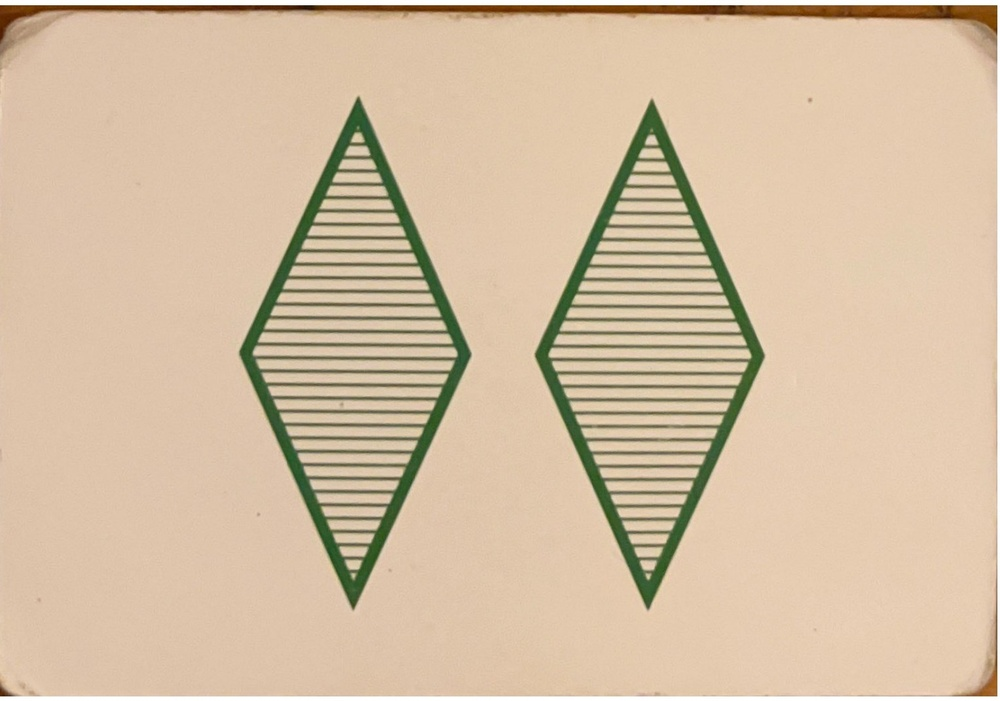
#> input picture Python Calc/custom_data copy/Green Doubles 2.pdf/2212.jpg, 1000 x 701 px, shrunk from 1527 x 1071 before the run, given in place of the camera
$ python camera.py
#> lines starting #> are read from the running program, lines starting #| are printed output that depends on the picture; after the words box and inside, x2 and y2 are one past the last pixel; in counts of white or black regions, pixels touching at a corner belong together
import numpy as py;
import cv2 as cv;

cap = cv.VideoCapture(0)

def aspect_ratio(cnt): #x, y is the coord of top left, w, h is the rectangle
    _, _, w, h = cv.boundingRect(cnt)
    return max(float(w) / h, float(h)/w)


#https://www.kaggle.com/datasets/kwisatzhaderach/set-cards
#https://web.stanford.edu/class/cs231a/prev_projects_2021/CS231A_Project_Progress_Report__1_.pdf
#https://towardsdatascience.com/canny-edge-detection-step-by-step-in-python-computer-vision-b49c3a2d8123?gi=6e86a2a69045
# need image segmentation
while True:

    ret, frame = cap.read(0)
#> frame is the input picture: shape (701, 1000, 3); mean B, G, R 163.3, 190.3, 212.4

    if not ret:
        print("unable to capture frame.")
        break

    # card segmentation:


    gray_img = cv.cvtColor(frame, cv.COLOR_BGR2GRAY)
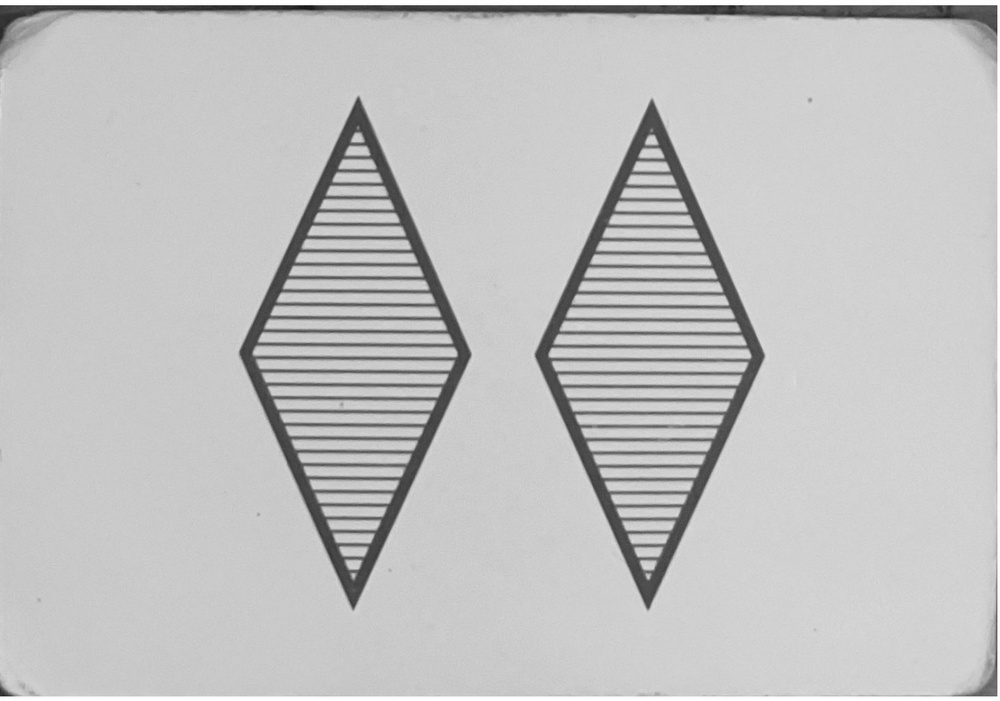
#> gray_img: shape (701, 1000); min 18, max 255, mean 193.9

    #thresholding the image
    #thresholding is when the pixel is higher than a value, it turns white(indicating foreground), otherwise turns black
    _, thresh = cv.threshold(gray_img, 150, 255, cv.THRESH_BINARY)
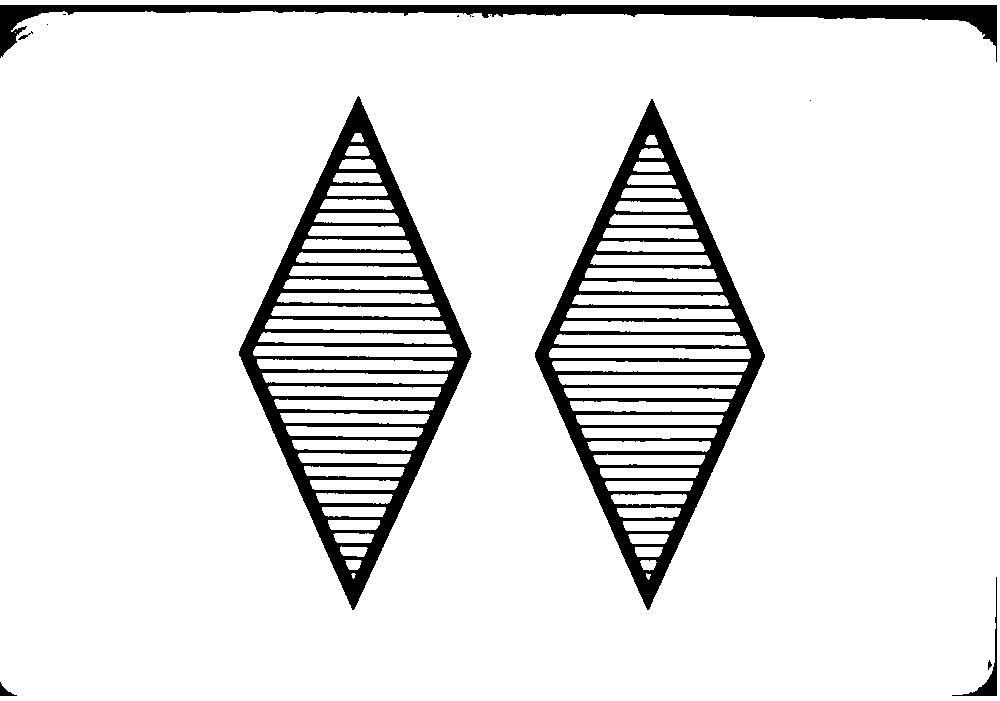
#> thresh: shape (701, 1000); 91% white; 13 black regions (6 under 20 px)

    #Find countours
    contours, _ = cv.findContours(thresh, cv.RETR_TREE, cv.CHAIN_APPROX_SIMPLE)#only retreve the contours that form an outline
#> contours = 84 contours, 12 with area under 20; largest, box (x1, y1, x2, y2) and area: (0, 0, 1000, 701) 687368, (238, 95, 473, 611) 60990, (534, 98, 766, 611) 60019, (549, 348, 751, 359) 1800, (253, 346, 457, 357) 1772
    contour_img = frame.copy()


    filtered_contours = []
    for contour in contours:
        if 1.1 < aspect_ratio(contour) < 1.9:
            epsilon = 0.03 * cv.arcLength(contour, True)
            approx = cv.approxPolyDP(contour, 0.03 * cv.arcLength(contour, True), True)
            if len(approx) == 4:
                filtered_contours.append(approx)
#> this loop made 84 passes
#> (w in aspect_ratio, h in aspect_ratio, epsilon, approx) on pass 43: (17, 10, 1.34, [[345, 560], [349, 569], [357, 569], [361, 561]])
#> (w in aspect_ratio, h in aspect_ratio, epsilon) on passes 2, 7, 8, 40, 42: (1000, 701, 167.7), (5, 7, 0.512), (17, 11, 1.41), (13, 10, 1.12), (5, 6, 0.435)
#> after the loop, filtered_contours = [[[345, 560], [349, 569], [357, 569], [361, 561]]]


    # aspect_filtered_contour = [contour for contour in contours if cv.isContourConvex(contour)]

    cv.drawContours(contour_img, filtered_contours, -1, (0, 255, 0), 10)
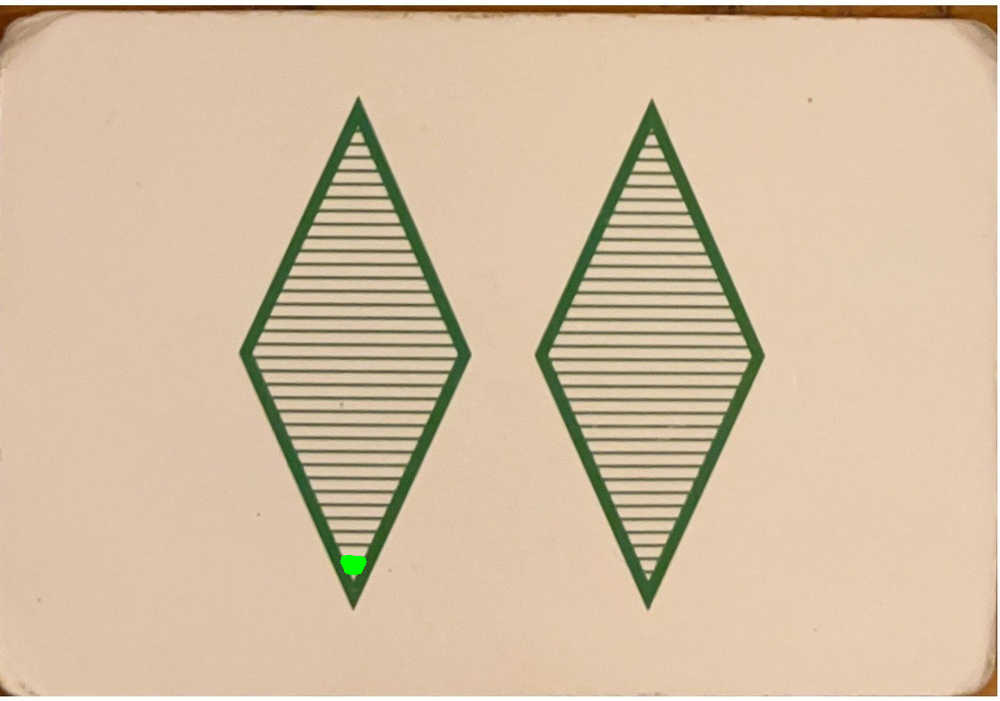
#> contour_img: shape (701, 1000, 3); 0.06% of pixels changed, all inside (x1, y1, x2, y2) = (340, 555, 367, 575)

    cv.imshow("original", frame)


    #display the frames
    if cv.waitKey(1) == ord("q"):
#> (key q is pressed here)
        break


cap.release()
cv.destroyAllWindows()

$ run again, on Python Calc/custom_data copy/Green Doubles 2.pdf/2213.jpg
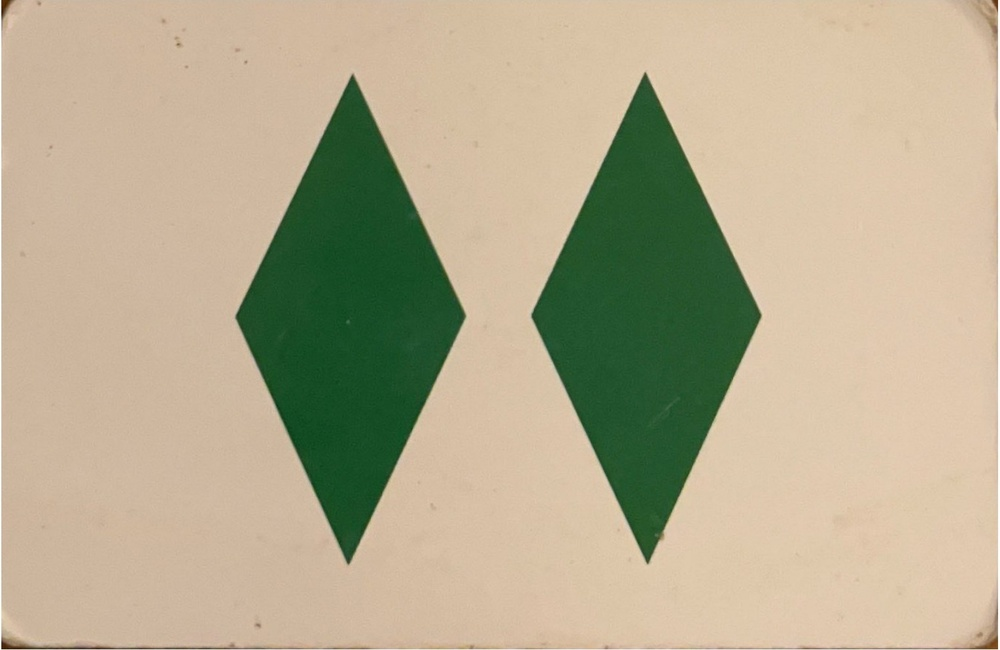
#> input picture Python Calc/custom_data copy/Green Doubles 2.pdf/2213.jpg, 1000 x 650 px, shrunk from 1529 x 994 before the run, given in place of the camera
#> frame is the input picture: shape (650, 1000, 3); mean B, G, R 143.9, 172, 181.6
#> `_, thresh = cv.threshold(gray_img, 150, 255, cv.THRESH_BINARY)`:
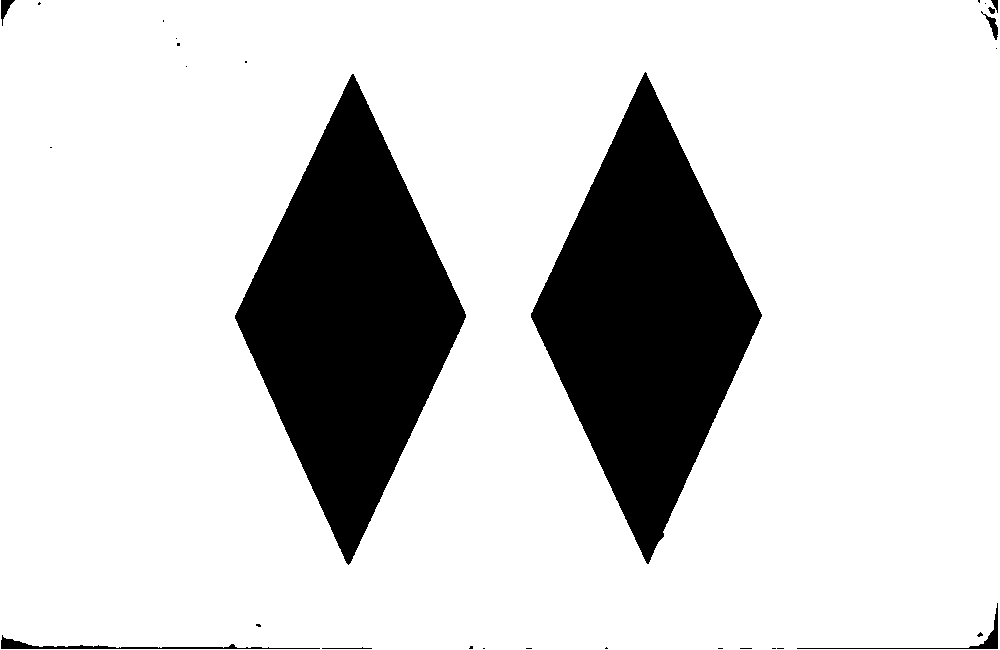
#> thresh: shape (650, 1000); 82% white; 29 black regions (20 under 20 px)
#> contours = 28 contours, 18 with area under 20; largest, box (x1, y1, x2, y2) and area: (0, 0, 1000, 650) 648117, (234, 73, 467, 566) 57978, (530, 71, 763, 565) 57812, (0, 634, 321, 650) 1156, (796, 602, 999, 650) 746
#> the loop `for contour in contours:` made 28 passes
#> (w in aspect_ratio, h in aspect_ratio, epsilon, approx) on passes 1, 24: (1000, 650, 100.9, [[0, 0], [0, 649], [999, 649], [999, 0]]), (17, 28, 2.23, [[983, 13], [996, 19], [996, 40]])
#> after the loop `for contour in contours:`: filtered_contours = [[[0, 0], [0, 649], [999, 649], [999, 0]]]
#> `cv.drawContours(contour_img, filtered_contours, -1, (0, 255, 0), 10)`:
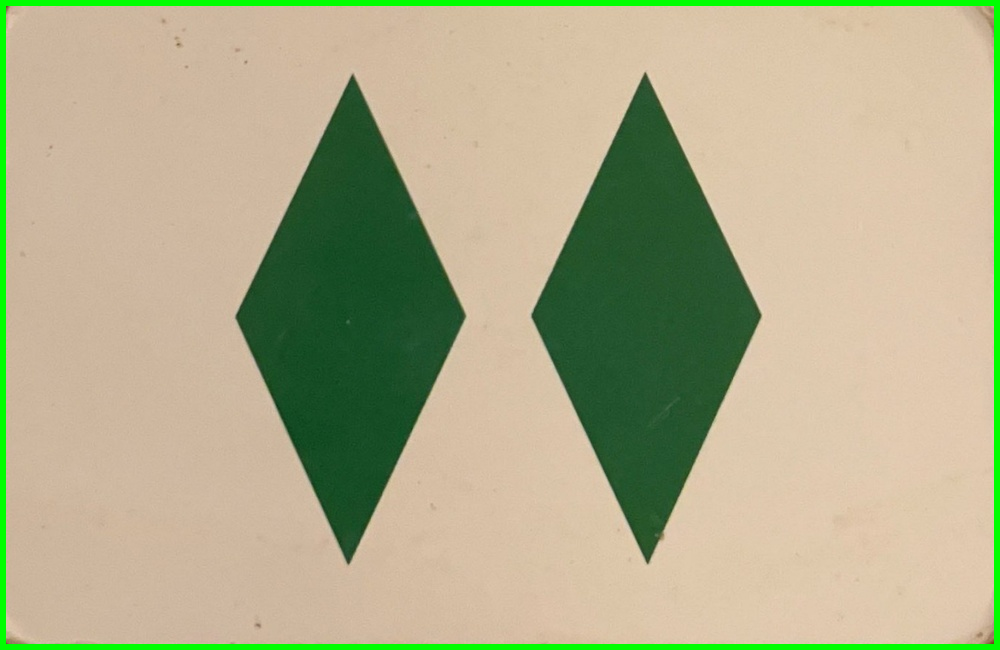
#> contour_img: shape (650, 1000, 3); 3.02% of pixels changed, all inside (x1, y1, x2, y2) = (0, 0, 1000, 650)

$ run again, on Python Calc/custom_data copy/Green Doubles 2.pdf/2221.jpg
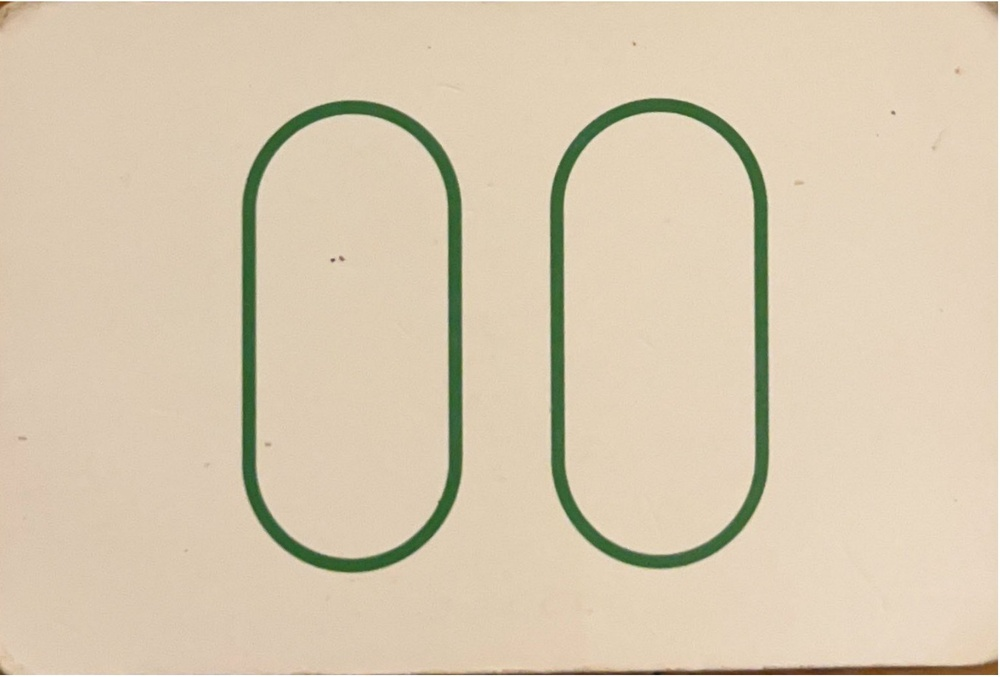
#> input picture Python Calc/custom_data copy/Green Doubles 2.pdf/2221.jpg, 1000 x 677 px, shrunk from 1525 x 1033 before the run, given in place of the camera
#> frame is the input picture: shape (677, 1000, 3); mean B, G, R 176.8, 201.7, 216.5
#> `_, thresh = cv.threshold(gray_img, 150, 255, cv.THRESH_BINARY)`:
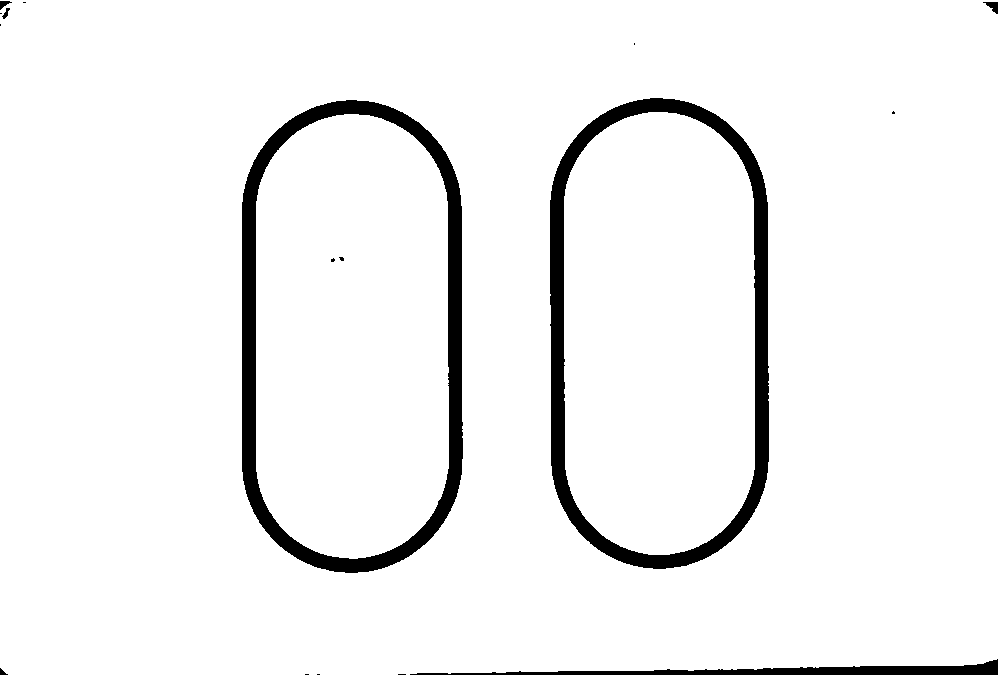
#> thresh: shape (677, 1000); 94.8% white; 17 black regions (10 under 20 px)
#> contours = 16 contours, 7 with area under 20; largest, box (x1, y1, x2, y2) and area: (0, 0, 1000, 677) 675225, (241, 99, 464, 574) 94015, (549, 97, 770, 570) 92570, (256, 114, 449, 559) 76924, (564, 112, 755, 555) 75920
#> the loop `for contour in contours:` made 16 passes
#> (w in aspect_ratio, h in aspect_ratio, epsilon, approx) on pass 1: (1000, 677, 101.5, [[0, 0], [0, 676], [999, 676], [999, 0]])
#> after the loop `for contour in contours:`: filtered_contours = [[[0, 0], [0, 676], [999, 676], [999, 0]]]
#> `cv.drawContours(contour_img, filtered_contours, -1, (0, 255, 0), 10)`:
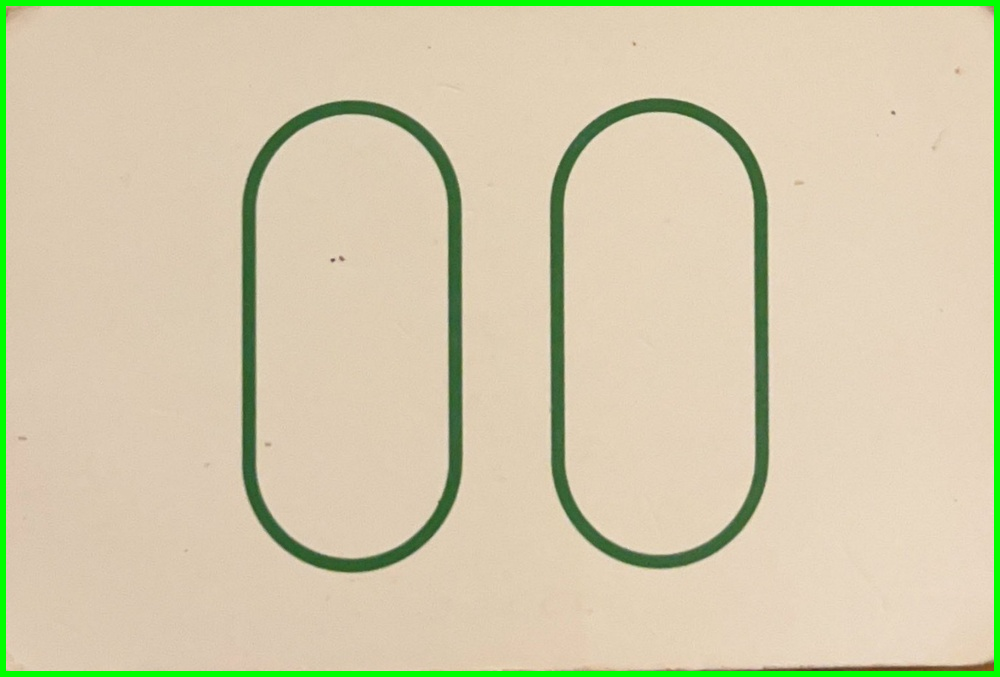
#> contour_img: shape (677, 1000, 3); 2.95% of pixels changed, all inside (x1, y1, x2, y2) = (0, 0, 1000, 677)
